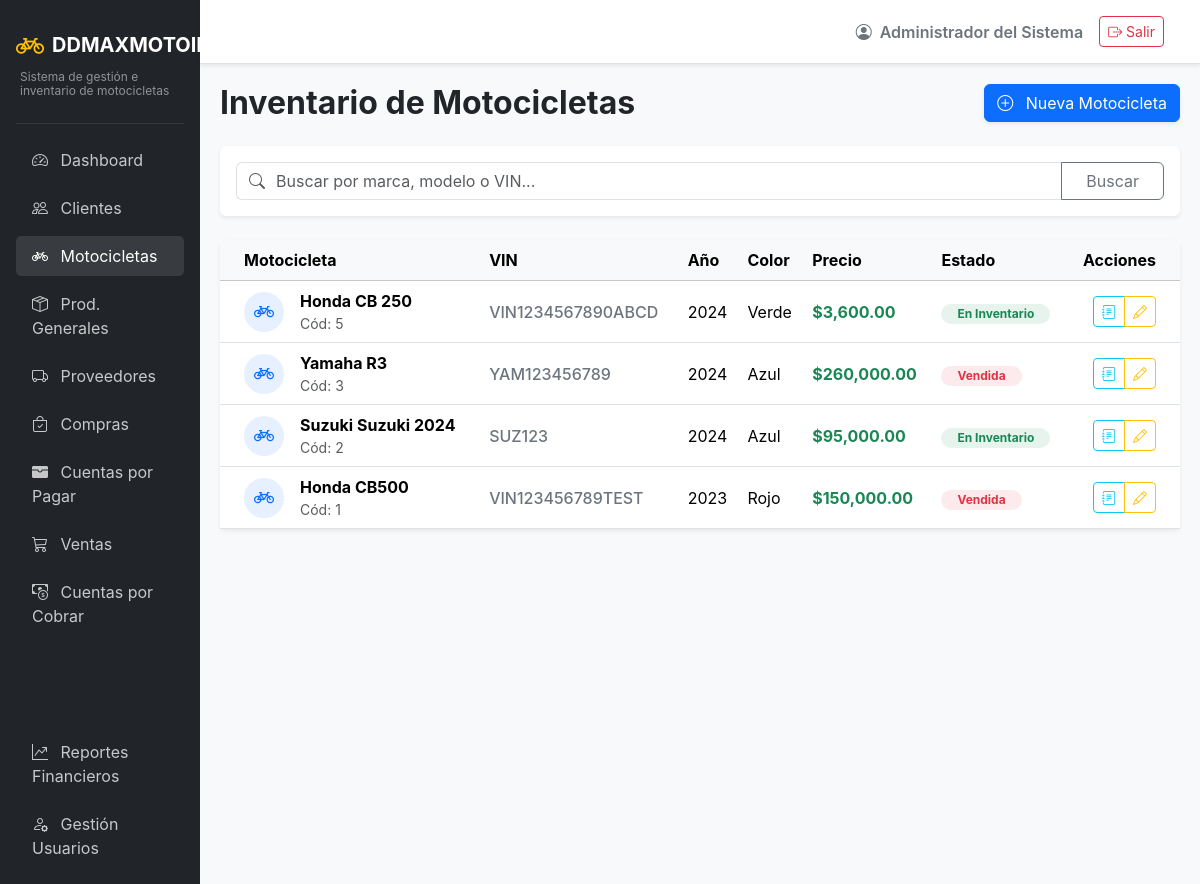
The page /inventory/ (signed in) on the database its author committed.
### app/models/auth.py (models this page shows, shortened)
class Usuarios(UserMixin, db.Model):
    __tablename__ = 'usuarios'
    id = db.Column(db.Integer, primary_key=True)
    usuario = db.Column(db.String(50), unique=True, nullable=False)
    password_hash = db.Column(db.String(255), nullable=False)
    rol_id = db.Column(db.Integer, db.ForeignKey('roles.id'), nullable=False)
    estado = db.Column(db.String(20), default='activo') # activo/inactivo
    nombre = db.Column(db.String(100), nullable=False)
    created_at = db.Column(db.DateTime, default=datetime.utcnow)
    updated_at = db.Column(db.DateTime, default=datetime.utcnow, onupdate=datetime.utcnow)

### app/models/entities.py (models this page shows)
class Motocicletas(db.Model):
    __tablename__ = 'motocicletas'
    id = db.Column(db.Integer, primary_key=True)
    producto_id = db.Column(db.Integer, db.ForeignKey('productos.id'), nullable=False)
    vin = db.Column(db.String(50), unique=True, nullable=False)
    marca = db.Column(db.String(100), nullable=False)
    modelo = db.Column(db.String(100), nullable=False)
    año = db.Column(db.Integer, nullable=False)
    color = db.Column(db.String(50))
    tipo_motor = db.Column(db.String(100))
    estado = db.Column(db.String(20), default='en inventario')
    created_at = db.Column(db.DateTime, default=datetime.utcnow)
    updated_at = db.Column(db.DateTime, default=datetime.utcnow, onupdate=datetime.utcnow)

class Productos(db.Model):
    __tablename__ = 'productos'
    id = db.Column(db.Integer, primary_key=True)
    nombre = db.Column(db.String(150), nullable=False)
    categoria_id = db.Column(db.Integer, db.ForeignKey('categorias_producto.id'), nullable=False)
    precio = db.Column(db.Numeric(10, 2), nullable=False)
    stock = db.Column(db.Integer, default=0)
    estado = db.Column(db.String(20), default='disponible')
    created_at = db.Column(db.DateTime, default=datetime.utcnow)
    motocicleta = db.relationship('Motocicletas', backref='producto', uselist=False)

### app/routes/inventory.py (the view)
@inventory_bp.route('/')
def list_motorcycles():
    search = request.args.get('search', '')
    query = Motocicletas.query
    if search:
        query = query.filter(or_(
            Motocicletas.marca.ilike(f'%{search}%'),
            Motocicletas.modelo.ilike(f'%{search}%'),
            Motocicletas.vin.ilike(f'%{search}%')
        ))
    motocicletas = query.options(joinedload(Motocicletas.producto)).order_by(Motocicletas.id.desc()).all()
    return render_template('inventory/list.html', motocicletas=motocicletas, search=search)

### app/models/auth.py (called while the page is built)
@login_manager.user_loader
def load_user(user_id):
    return db.session.get(Usuarios, int(user_id))

### app/templates/inventory/list.html (shortened to what this page needs)
{% extends "base.html" %}
{% block content %}
<div class="d-flex justify-content-between align-items-center mb-4">
    <h2 class="fw-bold mb-0">Inventario de Motocicletas</h2>
    <a href="{{ url_for('inventory.create_motorcycle') }}" class="btn btn-primary shadow-sm">
        <i class="bi bi-plus-circle me-2"></i> Nueva Motocicleta
    </a>
</div>
<div class="card shadow-sm border-0 mb-4">
    <div class="card-body">
        <form method="GET" action="{{ url_for('inventory.list_motorcycles') }}" class="d-flex w-100">
            <div class="input-group">
                <span class="input-group-text bg-white text-muted border-end-0">
                    <i class="bi bi-search"></i>
                </span>
                <input type="text" class="form-control border-start-0 ps-0" name="search" placeholder="Buscar por marca, modelo o VIN..." value="{{ search }}">
                <button class="btn btn-outline-secondary px-4" type="submit">Buscar</button>
            </div>
        </form>
    </div>
</div>
<div class="card shadow-sm border-0">
    <div class="card-body p-0">
        <div class="table-responsive">
            <table class="table table-hover align-middle mb-0">
                <thead class="table-light">
                    <tr>
                        <th class="ps-4">Motocicleta</th>
                        <th>VIN</th>
                        <th>Año</th>
                        <th>Color</th>
                        <th>Precio</th>
                        <th>Estado</th>
                        <th class="text-end pe-4">Acciones</th>
                    </tr>
                </thead>
                <tbody>
                    {% for moto in motocicletas %}
                    <tr>
                        <td class="ps-4">
                            <div class="d-flex align-items-center">
                                <div class="bg-primary bg-opacity-10 rounded-circle d-flex align-items-center justify-content-center text-primary me-3" style="width: 40px; height: 40px;">
                                    <i class="bi bi-bicycle fs-5"></i>
                                </div>
                                <div>
                                    <div class="fw-bold">{{ moto.marca }} {{ moto.modelo }}</div>
                                    <div class="text-muted small">Cód: {{ moto.producto_id }}</div>
                                </div>
                            </div>
                        </td>
                        <td>
                            <span class="text-secondary fw-medium">{{ moto.vin }}</span>
                        </td>
                        <td>{{ moto.año }}</td>
                        <td>{{ moto.color or '-' }}</td>
                        <td>
                            <strong class="text-success">${{ "{:,.2f}".format(moto.producto.precio) if moto.producto else '0.00' }}</strong>
                        </td>
                        <td>
                            {% if moto.estado == 'en inventario' %}
                                <span class="badge bg-success bg-opacity-10 text-success px-3 rounded-pill">En Inventario</span>
                            {% elif moto.estado == 'vendida' %}
                                <span class="badge bg-danger bg-opacity-10 text-danger px-3 rounded-pill">Vendida</span>
                            {% else %}
                                <span class="badge bg-warning bg-opacity-10 text-warning px-3 rounded-pill">{{ moto.estado|capitalize }}</span>
                            {% endif %}
                        </td>
                        <td class="text-end pe-4">
                            <div class="btn-group" role="group">
                                <a href="{{ url_for('inventory.detail_motorcycle', id=moto.id) }}" class="btn btn-sm btn-outline-info" data-bs-toggle="tooltip" title="Ver Detalles">
                                    <i class="bi bi-journal-text"></i>
                                </a>
                                <a href="{{ url_for('inventory.edit_motorcycle', id=moto.id) }}" class="btn btn-sm btn-outline-warning" data-bs-toggle="tooltip" title="Editar">
                                    <i class="bi bi-pencil"></i>
                                </a>
                            </div>
                        </td>
                    </tr>
                    {% endfor %}
                </tbody>
            </table>
        </div>
    </div>
</div>
{% endblock %}

### app/templates/base.html (shortened to what this page needs)
<!DOCTYPE html>
<html lang="es">
<head>
    <link href="https://cdn.jsdelivr.net/npm/bootstrap@5.3.2/dist/css/bootstrap.min.css" rel="stylesheet">
    <link href="https://cdn.jsdelivr.net/npm/bootstrap-icons@1.11.1/font/bootstrap-icons.css" rel="stylesheet">
</head>
<body>
    <div class="container-fluid p-0">
        <div class="row g-0">
            <div class="col-md-2 sidebar d-none d-md-block p-3">
                <a href="{{ url_for('main.dashboard') }}" class="text-decoration-none d-flex flex-column mb-4 mt-2">
                    <div class="d-flex align-items-center">
                        <i class="bi bi-bicycle fs-3 text-warning me-2"></i>
                        <span class="fs-5 text-white fw-bold">DDMAXMOTOIMPORT</span>
                    </div>
                    <div class="text-white-50 mt-1 ps-1" style="font-size: 0.75rem; line-height: 1.2;">Sistema de gestión e inventario de motocicletas</div>
                </a>
                <hr class="text-secondary">
                <ul class="nav flex-column gap-2">
                    <li class="nav-item">
                        <a class="nav-link {% if request.endpoint and request.endpoint.startswith('main.') %}active{% endif %}" href="{{ url_for('main.dashboard') }}">
                            <i class="bi bi-speedometer2 me-2"></i> Dashboard
                        </a>
                    </li>
                    <li class="nav-item">
                        <a class="nav-link {% if request.endpoint and request.endpoint.startswith('clients.') %}active{% endif %}" href="{{ url_for('clients.list_clients') }}">
                            <i class="bi bi-people me-2"></i> Clientes
                        </a>
                    </li>
                    <li class="nav-item">
                        <a class="nav-link {% if request.endpoint and request.endpoint.startswith('inventory.') and 'product' not in request.endpoint %}active{% endif %}" href="{{ url_for('inventory.list_motorcycles') }}">
                            <i class="bi bi-bicycle me-2"></i> Motocicletas
                        </a>
                    </li>
                    <li class="nav-item">
                        <a class="nav-link {% if request.endpoint and request.endpoint.startswith('inventory.') and 'product' in request.endpoint %}active{% endif %}" href="{{ url_for('inventory.list_products') }}">
                            <i class="bi bi-box-seam me-2"></i> Prod. Generales
                        </a>
                    </li>
                    <li class="nav-item">
                        <a class="nav-link {% if request.endpoint and request.endpoint.startswith('suppliers.') %}active{% endif %}" href="{{ url_for('suppliers.list_suppliers') }}">
                            <i class="bi bi-truck me-2"></i> Proveedores
                        </a>
                    </li>
                    <li class="nav-item">
                        <a class="nav-link {% if request.endpoint and request.endpoint.startswith('purchases.') %}active{% endif %}" href="{{ url_for('purchases.list_purchases') }}">
                            <i class="bi bi-bag-check me-2"></i> Compras
                        </a>
                    </li>
                    <li class="nav-item">
                        <a class="nav-link {% if request.endpoint and request.endpoint.startswith('payables.') %}active{% endif %}" href="{{ url_for('payables.list_accounts') }}">
                            <i class="bi bi-wallet-fill me-2"></i> Cuentas por Pagar
                        </a>
                    </li>
                    <li class="nav-item">
                        <a class="nav-link {% if request.endpoint and request.endpoint.startswith('sales.') %}active{% endif %}" href="{{ url_for('sales.list_sales') }}">
                            <i class="bi bi-cart3 me-2"></i> Ventas
                        </a>
                    </li>
                    <li class="nav-item">
                        <a class="nav-link {% if request.endpoint and request.endpoint.startswith('accounts.') %}active{% endif %}" href="{{ url_for('accounts.list_accounts') }}">
                            <i class="bi bi-cash-coin me-2"></i> Cuentas por Cobrar
                        </a>
                    </li>
                    {% if current_user.is_authenticated and current_user.rol.nombre|upper in ['ADMIN', 'ADMINISTRADOR'] %}
                    <li class="nav-item mt-3">
                        <span class="nav-link text-uppercase small fw-bold text-muted" style="letter-spacing: 1px;">Operaciones Admin</span>
                    </li>
                    <li class="nav-item">
                        <a class="nav-link {% if request.endpoint and request.endpoint.startswith('reports.') %}active{% endif %}" href="{{ url_for('reports.sales_report') }}">
                            <i class="bi bi-graph-up-arrow me-2"></i> Reportes Financieros
                        </a>
                    </li>
                    <li class="nav-item">
                        <a class="nav-link" href="#" onclick="alert('Módulo de usuarios en desarrollo'); return false;">
                            <i class="bi bi-person-gear me-2"></i> Gestión Usuarios
                        </a>
                    </li>
                    {% endif %}
                </ul>
            </div>
            <div class="col-md-10 d-flex flex-column vh-100">
                <nav class="navbar navbar-expand-lg navbar-light bg-white border-bottom shadow-sm px-4 py-3">
                    <div class="container-fluid">
                        <div class="ms-auto d-flex align-items-center">
                            <span class="me-3 fw-semibold text-secondary">
                                <i class="bi bi-person-circle me-1"></i> {{ current_user.nombre }}
                            </span>
                            <a href="{{ url_for('auth.logout') }}" class="btn btn-outline-danger btn-sm">
                                <i class="bi bi-box-arrow-right"></i> Salir
                            </a>
                        </div>
                    </div>
                </nav>
                <main class="content-area flex-grow-1 overflow-auto">
                    {% block content %}{% endblock %}
                </main>
            </div>
        </div>
    </div>
</body>
</html>

### app/templates/base.html (style rules this page uses)
body { background-color: #f8f9fa; font-family: 'Inter', sans-serif; }
.sidebar { background-color: #212529; min-height: 100vh; color: #fff; }
.sidebar .nav-link { color: rgba(255,255,255,.75); transition: 0.3s; }
.sidebar .nav-link:hover, .sidebar .nav-link.active { color: #fff; background: rgba(255,255,255,.1); border-radius: 5px; }
.content-area { padding: 20px; }

### rows shown on the page
Usuarios: nombre "Administrador del Sistema"
Motocicletas: marca "Honda", modelo "CB 250", producto_id "5", vin "VIN1234567890ABCD", año "2024", color "Verde", estado "En Inventario"
Productos: precio "3,600.00"
Motocicletas: marca "Yamaha", modelo "R3", producto_id "3", vin "YAM123456789", año "2024", color "Azul", estado "Vendida"
Productos: precio "260,000.00"
Motocicletas: marca "Suzuki", modelo "Suzuki 2024", producto_id "2", vin "SUZ123", año "2024", color "Azul", estado "En Inventario"
Productos: precio "95,000.00"
Motocicletas: marca "Honda", modelo "CB500", producto_id "1", vin "VIN123456789TEST", año "2023", color "Rojo", estado "Vendida"
Productos: precio "150,000.00"
